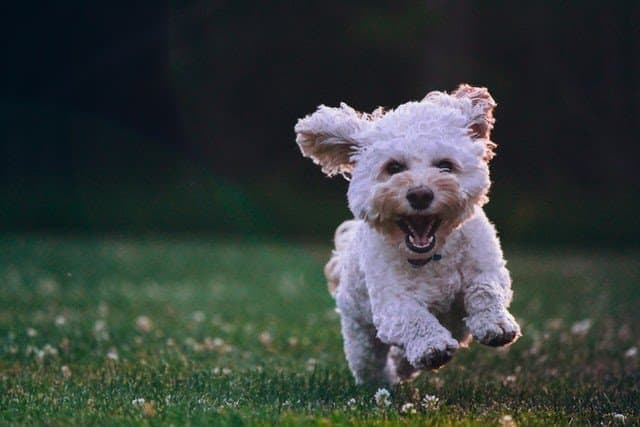
#> input picture 3_Basic_Img_Operations/sample_dog.jpg, 640 x 427 px, found by its file name
$ python 6_crop_img.py
#> lines starting #> are read from the running program, lines starting #| are printed output that depends on the picture
import cv2

# Load an image
image = cv2.imread('3_Basic_Img_Operations/sample_dog.jpg') #path_to_image
#> image is the input picture: shape (427, 640, 3); mean B, G, R 59.6, 63.1, 55.2

# Define the region of interest (ROI)
x, y, w, h = 250, 0, 300, 500  # x, y, width, height
cropped_image = image[y:y+h, x:x+w]
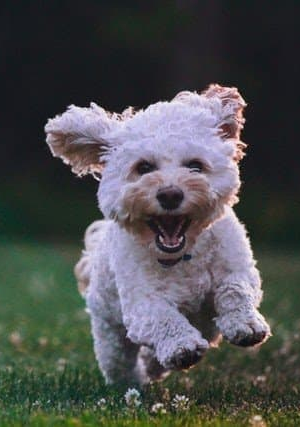
#> cropped_image: shape (427, 300, 3); mean B, G, R 79.3, 78.9, 77.4

# Display the cropped image
cv2.imshow('Cropped Image', cropped_image)
cv2.waitKey(0)
cv2.destroyAllWindows()
